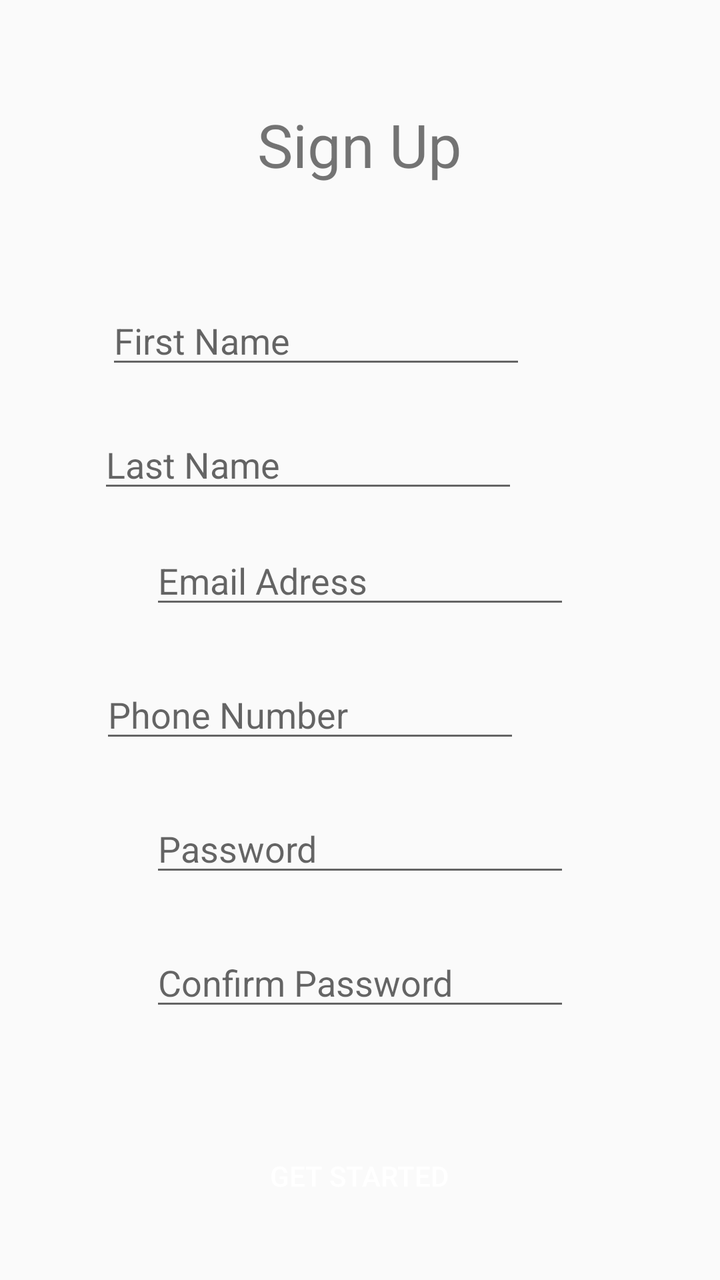
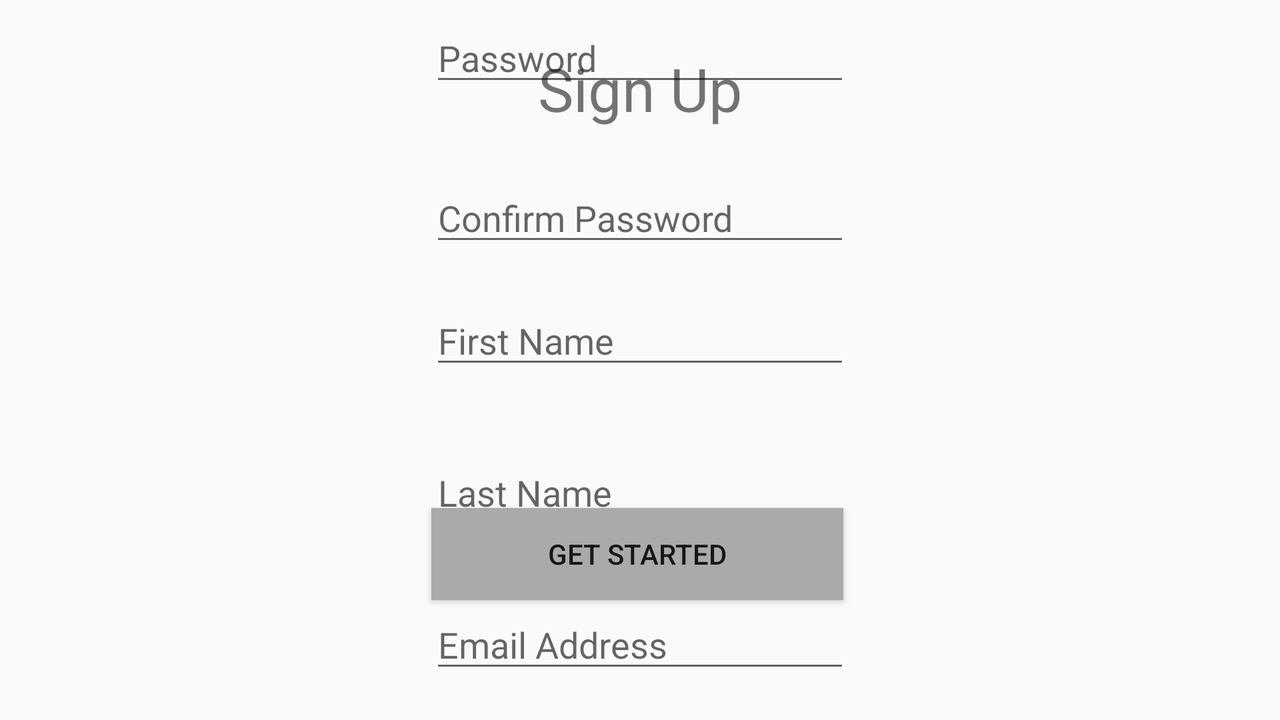

Two renders of one Android screen. The first uses the default layout on a phone; the second uses the alternative layout the repository ships for a different screen configuration, on a matching device. The two XML files are below.
<!-- AndroidManifest.xml: application theme AppTheme -->
<!-- res/layout/activity_register.xml -->
<?xml version="1.0" encoding="utf-8"?>
<RelativeLayout xmlns:android="http://schemas.android.com/apk/res/android"
    xmlns:app="http://schemas.android.com/apk/res-auto"
    xmlns:tools="http://schemas.android.com/tools"
    android:layout_width="match_parent"
    android:layout_height="match_parent"
    tools:context=".Register">

    <EditText
        android:id="@+id/lastname"
        android:layout_width="wrap_content"
        android:layout_height="wrap_content"
        android:layout_alignParentTop="true"
        android:layout_alignParentEnd="true"
        android:layout_alignParentRight="true"
        android:layout_centerHorizontal="true"
        android:layout_marginTop="210dp"
        android:layout_marginEnd="101dp"
        android:layout_marginRight="101dp"
        android:ems="10"
        android:hint="Last Name"
        android:inputType="textPersonName"
        app:layout_constraintBottom_toBottomOf="parent"
        app:layout_constraintEnd_toEndOf="parent"
        app:layout_constraintStart_toStartOf="parent"
        app:layout_constraintTop_toTopOf="parent"
        app:layout_constraintVertical_bias="0.0" />

    <EditText
        android:id="@+id/notelp"
        android:layout_width="wrap_content"
        android:layout_height="wrap_content"
        android:layout_alignParentTop="true"
        android:layout_alignParentEnd="true"
        android:layout_alignParentRight="true"
        android:layout_centerVertical="true"
        android:layout_marginTop="335dp"
        android:layout_marginEnd="100dp"
        android:layout_marginRight="100dp"
        android:ems="10"
        android:hint="Phone Number"
        android:inputType="textPersonName"
        app:layout_constraintBottom_toBottomOf="parent"
        app:layout_constraintEnd_toEndOf="parent"
        app:layout_constraintStart_toStartOf="parent"
        app:layout_constraintTop_toTopOf="parent"
        app:layout_constraintVertical_bias="0.0" />

    <TextView
        android:id="@+id/id_signup"
        android:layout_width="wrap_content"
        android:layout_height="wrap_content"
        android:layout_centerHorizontal="true"
        android:layout_marginTop="52dp"
        android:text="Sign Up"
        android:textSize="30sp"
        app:layout_constraintEnd_toEndOf="parent"
        app:layout_constraintStart_toStartOf="parent"
        app:layout_constraintTop_toTopOf="parent" />

    <EditText
        android:id="@+id/firstname"
        android:layout_width="wrap_content"
        android:layout_height="wrap_content"
        android:layout_alignParentTop="true"
        android:layout_alignParentEnd="true"
        android:layout_alignParentRight="true"
        android:layout_centerHorizontal="true"
        android:layout_marginTop="148dp"
        android:layout_marginEnd="97dp"
        android:layout_marginRight="97dp"
        android:ems="10"
        android:hint="First Name"
        android:inputType="textPersonName"
        app:layout_constraintEnd_toEndOf="parent"
        app:layout_constraintStart_toStartOf="parent"
        app:layout_constraintTop_toTopOf="parent" />

    <EditText
        android:id="@+id/email"
        android:layout_width="wrap_content"
        android:layout_height="wrap_content"
        android:layout_alignParentTop="true"
        android:layout_centerHorizontal="true"
        android:layout_marginTop="268dp"
        android:ems="10"
        android:hint="Email Adress"
        android:inputType="textPersonName" />

    <EditText
        android:id="@+id/pw"
        android:layout_width="wrap_content"
        android:layout_height="wrap_content"
        android:layout_alignParentTop="true"
        android:layout_centerHorizontal="true"
        android:layout_marginTop="402dp"
        android:ems="10"
        android:hint="Password"
        android:inputType="textPersonName" />

    <EditText
        android:id="@+id/pw2"
        android:layout_width="wrap_content"
        android:layout_height="wrap_content"
        android:layout_alignParentTop="true"
        android:layout_centerHorizontal="true"
        android:layout_marginTop="469dp"
        android:layout_marginBottom="218dp"
        android:ems="10"
        android:hint="Confirm Password"
        android:inputType="textPersonName" />

    <Button
        android:id="@+id/buttonRegist"
        android:layout_width="131dp"
        android:layout_height="wrap_content"
        android:layout_alignParentBottom="true"
        android:layout_centerHorizontal="true"
        android:layout_marginBottom="28dp"
        android:background="@drawable/button_getstarted"
        android:text="Get Started"
        android:textColor="@android:color/white" />

</RelativeLayout>
<!-- resources referenced by this layout -->
<resources>
  <style name="AppTheme" parent="Theme.AppCompat.Light.DarkActionBar">
          
          <item name="colorPrimary">@color/colorPrimary</item>
          <item name="colorPrimaryDark">@color/colorPrimaryDark</item>
          <item name="colorAccent">@color/colorAccent</item>
      </style>
</resources>
<!-- res/layout-land/activity_register.xml (the author's variant of the layout above) -->
<!-- drawn on the phone turned sideways -->
<?xml version="1.0" encoding="utf-8"?>
<androidx.constraintlayout.widget.ConstraintLayout xmlns:android="http://schemas.android.com/apk/res/android"
    xmlns:app="http://schemas.android.com/apk/res-auto"
    xmlns:tools="http://schemas.android.com/tools"
    android:layout_width="match_parent"
    android:layout_height="match_parent"
    tools:context=".Register">

    <EditText
        android:id="@+id/lastname"
        android:layout_width="wrap_content"
        android:layout_height="wrap_content"
        android:layout_marginTop="224dp"
        android:ems="10"
        android:hint="Last Name"
        android:inputType="textPersonName"
        app:layout_constraintEnd_toEndOf="parent"
        app:layout_constraintStart_toStartOf="parent"
        app:layout_constraintTop_toTopOf="parent" />

    <EditText
        android:id="@+id/email"
        android:layout_width="wrap_content"
        android:layout_height="wrap_content"
        android:layout_marginTop="300dp"
        android:ems="10"
        android:hint="Email Address"
        android:inputType="textPersonName"
        app:layout_constraintEnd_toEndOf="parent"
        app:layout_constraintStart_toStartOf="parent"
        app:layout_constraintTop_toTopOf="parent" />

    <EditText
        android:id="@+id/notelp"
        android:layout_width="wrap_content"
        android:layout_height="wrap_content"
        android:layout_marginTop="528dp"
        android:ems="10"
        android:hint="Phone Number"
        android:inputType="textPersonName"
        app:layout_constraintEnd_toEndOf="parent"
        app:layout_constraintStart_toStartOf="parent"
        app:layout_constraintTop_toTopOf="parent" />

    <TextView
        android:id="@+id/id_signup"
        android:layout_width="wrap_content"
        android:layout_height="wrap_content"
        android:layout_marginTop="24dp"
        android:text="Sign Up"
        android:textSize="30sp"
        app:layout_constraintEnd_toEndOf="parent"
        app:layout_constraintStart_toStartOf="parent"
        app:layout_constraintTop_toTopOf="parent" />

    <EditText
        android:id="@+id/firstname"
        android:layout_width="wrap_content"
        android:layout_height="wrap_content"
        android:layout_marginTop="148dp"
        android:ems="10"
        android:hint="First Name"
        android:inputType="textPersonName"
        app:layout_constraintEnd_toEndOf="parent"
        app:layout_constraintStart_toStartOf="parent"
        app:layout_constraintTop_toTopOf="parent" />

    <EditText
        android:id="@+id/pw"
        android:layout_width="wrap_content"
        android:layout_height="wrap_content"
        android:layout_marginBottom="312dp"
        android:ems="10"
        android:hint="Password"
        android:inputType="textPassword"
        app:layout_constraintBottom_toBottomOf="parent"
        app:layout_constraintEnd_toEndOf="parent"
        app:layout_constraintStart_toStartOf="parent" />

    <EditText
        android:id="@+id/pw2"
        android:layout_width="wrap_content"
        android:layout_height="wrap_content"
        android:layout_marginBottom="232dp"
        android:ems="10"
        android:hint="Confirm Password"
        android:inputType="textPassword"
        app:layout_constraintBottom_toBottomOf="parent"
        app:layout_constraintEnd_toEndOf="parent"
        app:layout_constraintStart_toStartOf="parent" />

    <Button
        android:id="@+id/button4"
        android:layout_width="206dp"
        android:layout_height="46dp"
        android:layout_marginBottom="60dp"
        android:background="@android:color/darker_gray"
        android:text="Get Started"
        app:layout_constraintBottom_toBottomOf="parent"
        app:layout_constraintEnd_toEndOf="parent"
        app:layout_constraintHorizontal_bias="0.497"
        app:layout_constraintStart_toStartOf="parent" />
</androidx.constraintlayout.widget.ConstraintLayout>
